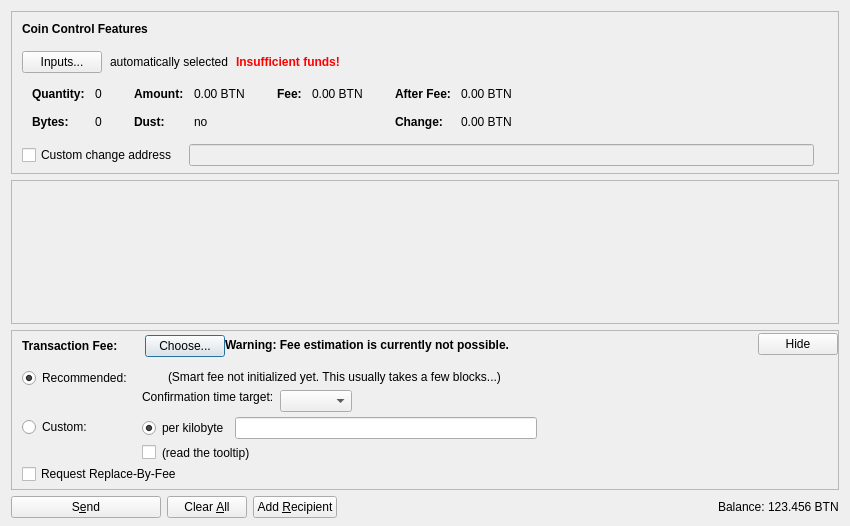
<?xml version="1.0" encoding="UTF-8"?>
<ui version="4.0">
 <class>SendCoinsDialog</class>
 <widget class="QDialog" name="SendCoinsDialog">
  <property name="geometry">
   <rect>
    <x>0</x>
    <y>0</y>
    <width>850</width>
    <height>526</height>
   </rect>
  </property>
  <property name="windowTitle">
   <string>Send Coins</string>
  </property>
  <layout class="QVBoxLayout" name="verticalLayout" stretch="0,1,0,0">
   <property name="bottomMargin">
    <number>8</number>
   </property>
   <item>
    <widget class="QFrame" name="frameCoinControl">
     <property name="sizePolicy">
      <sizepolicy hsizetype="Expanding" vsizetype="Expanding">
       <horstretch>0</horstretch>
       <verstretch>0</verstretch>
      </sizepolicy>
     </property>
     <property name="maximumSize">
      <size>
       <width>16777215</width>
       <height>16777215</height>
      </size>
     </property>
     <property name="frameShape">
      <enum>QFrame::StyledPanel</enum>
     </property>
     <property name="frameShadow">
      <enum>QFrame::Sunken</enum>
     </property>
     <layout class="QVBoxLayout" name="verticalLayoutCoinControl2">
      <property name="spacing">
       <number>0</number>
      </property>
      <property name="leftMargin">
       <number>0</number>
      </property>
      <property name="topMargin">
       <number>0</number>
      </property>
      <property name="rightMargin">
       <number>0</number>
      </property>
      <property name="bottomMargin">
       <number>6</number>
      </property>
      <item>
       <layout class="QVBoxLayout" name="verticalLayoutCoinControl" stretch="0,0,0,0,1">
        <property name="spacing">
         <number>0</number>
        </property>
        <property name="leftMargin">
         <number>10</number>
        </property>
        <property name="topMargin">
         <number>10</number>
        </property>
        <item>
         <layout class="QHBoxLayout" name="horizontalLayoutCoinControl1">
          <property name="bottomMargin">
           <number>15</number>
          </property>
          <item>
           <widget class="QLabel" name="labelCoinControlFeatures">
            <property name="sizePolicy">
             <sizepolicy hsizetype="Preferred" vsizetype="Maximum">
              <horstretch>0</horstretch>
              <verstretch>0</verstretch>
             </sizepolicy>
            </property>
            <property name="font">
             <font>
              <weight>75</weight>
              <bold>true</bold>
             </font>
            </property>
            <property name="styleSheet">
             <string notr="true">font-weight:bold;</string>
            </property>
            <property name="text">
             <string>Coin Control Features</string>
            </property>
           </widget>
          </item>
         </layout>
        </item>
        <item>
         <layout class="QHBoxLayout" name="horizontalLayoutCoinControl2" stretch="0,0,0,0">
          <property name="spacing">
           <number>8</number>
          </property>
          <property name="bottomMargin">
           <number>10</number>
          </property>
          <item>
           <widget class="QPushButton" name="pushButtonCoinControl">
            <property name="styleSheet">
             <string notr="true"/>
            </property>
            <property name="text">
             <string>Inputs...</string>
            </property>
            <property name="autoDefault">
             <bool>false</bool>
            </property>
           </widget>
          </item>
          <item>
           <widget class="QLabel" name="labelCoinControlAutomaticallySelected">
            <property name="text">
             <string>automatically selected</string>
            </property>
            <property name="margin">
             <number>5</number>
            </property>
           </widget>
          </item>
          <item>
           <widget class="QLabel" name="labelCoinControlInsuffFunds">
            <property name="font">
             <font>
              <weight>75</weight>
              <bold>true</bold>
             </font>
            </property>
            <property name="styleSheet">
             <string notr="true">color:red;font-weight:bold;</string>
            </property>
            <property name="text">
             <string>Insufficient funds!</string>
            </property>
            <property name="margin">
             <number>5</number>
            </property>
           </widget>
          </item>
          <item>
           <spacer name="horizontalSpacerCoinControl">
            <property name="orientation">
             <enum>Qt::Horizontal</enum>
            </property>
            <property name="sizeHint" stdset="0">
             <size>
              <width>40</width>
              <height>1</height>
             </size>
            </property>
           </spacer>
          </item>
         </layout>
        </item>
        <item>
         <widget class="QWidget" name="widgetCoinControl" native="true">
          <property name="sizePolicy">
           <sizepolicy hsizetype="Preferred" vsizetype="Preferred">
            <horstretch>0</horstretch>
            <verstretch>0</verstretch>
           </sizepolicy>
          </property>
          <property name="minimumSize">
           <size>
            <width>0</width>
            <height>0</height>
           </size>
          </property>
          <property name="styleSheet">
           <string notr="true"/>
          </property>
          <layout class="QHBoxLayout" name="horizontalLayoutCoinControl5">
           <property name="leftMargin">
            <number>0</number>
           </property>
           <property name="topMargin">
            <number>0</number>
           </property>
           <property name="rightMargin">
            <number>0</number>
           </property>
           <property name="bottomMargin">
            <number>0</number>
           </property>
           <item>
            <layout class="QHBoxLayout" name="horizontalLayoutCoinControl3" stretch="0,0,0,1">
             <property name="spacing">
              <number>20</number>
             </property>
             <property name="topMargin">
              <number>0</number>
             </property>
             <property name="bottomMargin">
              <number>10</number>
             </property>
             <item>
              <layout class="QFormLayout" name="formLayoutCoinControl1">
               <property name="horizontalSpacing">
                <number>10</number>
               </property>
               <property name="verticalSpacing">
                <number>14</number>
               </property>
               <property name="leftMargin">
                <number>10</number>
               </property>
               <property name="topMargin">
                <number>4</number>
               </property>
               <property name="rightMargin">
                <number>6</number>
               </property>
               <item row="0" column="0">
                <widget class="QLabel" name="labelCoinControlQuantityText">
                 <property name="font">
                  <font>
                   <weight>75</weight>
                   <bold>true</bold>
                  </font>
                 </property>
                 <property name="text">
                  <string>Quantity:</string>
                 </property>
                 <property name="margin">
                  <number>0</number>
                 </property>
                </widget>
               </item>
               <item row="0" column="1">
                <widget class="QLabel" name="labelCoinControlQuantity">
                 <property name="cursor">
                  <cursorShape>IBeamCursor</cursorShape>
                 </property>
                 <property name="contextMenuPolicy">
                  <enum>Qt::ActionsContextMenu</enum>
                 </property>
                 <property name="text">
                  <string notr="true">0</string>
                 </property>
                 <property name="margin">
                  <number>0</number>
                 </property>
                 <property name="textInteractionFlags">
                  <set>Qt::LinksAccessibleByMouse|Qt::TextSelectableByKeyboard|Qt::TextSelectableByMouse</set>
                 </property>
                </widget>
               </item>
               <item row="1" column="0">
                <widget class="QLabel" name="labelCoinControlBytesText">
                 <property name="font">
                  <font>
                   <weight>75</weight>
                   <bold>true</bold>
                  </font>
                 </property>
                 <property name="text">
                  <string>Bytes:</string>
                 </property>
                </widget>
               </item>
               <item row="1" column="1">
                <widget class="QLabel" name="labelCoinControlBytes">
                 <property name="cursor">
                  <cursorShape>IBeamCursor</cursorShape>
                 </property>
                 <property name="contextMenuPolicy">
                  <enum>Qt::ActionsContextMenu</enum>
                 </property>
                 <property name="text">
                  <string notr="true">0</string>
                 </property>
                 <property name="textInteractionFlags">
                  <set>Qt::LinksAccessibleByMouse|Qt::TextSelectableByKeyboard|Qt::TextSelectableByMouse</set>
                 </property>
                </widget>
               </item>
              </layout>
             </item>
             <item>
              <layout class="QFormLayout" name="formLayoutCoinControl2">
               <property name="horizontalSpacing">
                <number>10</number>
               </property>
               <property name="verticalSpacing">
                <number>14</number>
               </property>
               <property name="leftMargin">
                <number>6</number>
               </property>
               <property name="topMargin">
                <number>4</number>
               </property>
               <property name="rightMargin">
                <number>6</number>
               </property>
               <item row="0" column="0">
                <widget class="QLabel" name="labelCoinControlAmountText">
                 <property name="font">
                  <font>
                   <weight>75</weight>
                   <bold>true</bold>
                  </font>
                 </property>
                 <property name="text">
                  <string>Amount:</string>
                 </property>
                 <property name="margin">
                  <number>0</number>
                 </property>
                </widget>
               </item>
               <item row="0" column="1">
                <widget class="QLabel" name="labelCoinControlAmount">
                 <property name="cursor">
                  <cursorShape>IBeamCursor</cursorShape>
                 </property>
                 <property name="contextMenuPolicy">
                  <enum>Qt::ActionsContextMenu</enum>
                 </property>
                 <property name="text">
                  <string notr="true">0.00 BTN</string>
                 </property>
                 <property name="textInteractionFlags">
                  <set>Qt::LinksAccessibleByMouse|Qt::TextSelectableByKeyboard|Qt::TextSelectableByMouse</set>
                 </property>
                </widget>
               </item>
               <item row="1" column="0">
                <widget class="QLabel" name="labelCoinControlLowOutputText">
                 <property name="font">
                  <font>
                   <weight>75</weight>
                   <bold>true</bold>
                  </font>
                 </property>
                 <property name="text">
                  <string>Dust:</string>
                 </property>
                </widget>
               </item>
               <item row="1" column="1">
                <widget class="QLabel" name="labelCoinControlLowOutput">
                 <property name="cursor">
                  <cursorShape>IBeamCursor</cursorShape>
                 </property>
                 <property name="contextMenuPolicy">
                  <enum>Qt::ActionsContextMenu</enum>
                 </property>
                 <property name="text">
                  <string notr="true">no</string>
                 </property>
                 <property name="textInteractionFlags">
                  <set>Qt::LinksAccessibleByMouse|Qt::TextSelectableByKeyboard|Qt::TextSelectableByMouse</set>
                 </property>
                </widget>
               </item>
              </layout>
             </item>
             <item>
              <layout class="QFormLayout" name="formLayoutCoinControl3">
               <property name="horizontalSpacing">
                <number>10</number>
               </property>
               <property name="verticalSpacing">
                <number>14</number>
               </property>
               <property name="leftMargin">
                <number>6</number>
               </property>
               <property name="topMargin">
                <number>4</number>
               </property>
               <property name="rightMargin">
                <number>6</number>
               </property>
               <item row="0" column="0">
                <widget class="QLabel" name="labelCoinControlFeeText">
                 <property name="font">
                  <font>
                   <weight>75</weight>
                   <bold>true</bold>
                  </font>
                 </property>
                 <property name="text">
                  <string>Fee:</string>
                 </property>
                 <property name="margin">
                  <number>0</number>
                 </property>
                </widget>
               </item>
               <item row="0" column="1">
                <widget class="QLabel" name="labelCoinControlFee">
                 <property name="cursor">
                  <cursorShape>IBeamCursor</cursorShape>
                 </property>
                 <property name="contextMenuPolicy">
                  <enum>Qt::ActionsContextMenu</enum>
                 </property>
                 <property name="text">
                  <string notr="true">0.00 BTN</string>
                 </property>
                 <property name="textInteractionFlags">
                  <set>Qt::LinksAccessibleByMouse|Qt::TextSelectableByKeyboard|Qt::TextSelectableByMouse</set>
                 </property>
                </widget>
               </item>
              </layout>
             </item>
             <item>
              <layout class="QFormLayout" name="formLayoutCoinControl4">
               <property name="horizontalSpacing">
                <number>10</number>
               </property>
               <property name="verticalSpacing">
                <number>14</number>
               </property>
               <property name="leftMargin">
                <number>6</number>
               </property>
               <property name="topMargin">
                <number>4</number>
               </property>
               <property name="rightMargin">
                <number>6</number>
               </property>
               <item row="0" column="0">
                <widget class="QLabel" name="labelCoinControlAfterFeeText">
                 <property name="font">
                  <font>
                   <weight>75</weight>
                   <bold>true</bold>
                  </font>
                 </property>
                 <property name="text">
                  <string>After Fee:</string>
                 </property>
                 <property name="margin">
                  <number>0</number>
                 </property>
                </widget>
               </item>
               <item row="0" column="1">
                <widget class="QLabel" name="labelCoinControlAfterFee">
                 <property name="cursor">
                  <cursorShape>IBeamCursor</cursorShape>
                 </property>
                 <property name="contextMenuPolicy">
                  <enum>Qt::ActionsContextMenu</enum>
                 </property>
                 <property name="text">
                  <string notr="true">0.00 BTN</string>
                 </property>
                 <property name="textInteractionFlags">
                  <set>Qt::LinksAccessibleByMouse|Qt::TextSelectableByKeyboard|Qt::TextSelectableByMouse</set>
                 </property>
                </widget>
               </item>
               <item row="1" column="0">
                <widget class="QLabel" name="labelCoinControlChangeText">
                 <property name="font">
                  <font>
                   <weight>75</weight>
                   <bold>true</bold>
                  </font>
                 </property>
                 <property name="text">
                  <string>Change:</string>
                 </property>
                </widget>
               </item>
               <item row="1" column="1">
                <widget class="QLabel" name="labelCoinControlChange">
                 <property name="cursor">
                  <cursorShape>IBeamCursor</cursorShape>
                 </property>
                 <property name="contextMenuPolicy">
                  <enum>Qt::ActionsContextMenu</enum>
                 </property>
                 <property name="text">
                  <string notr="true">0.00 BTN</string>
                 </property>
                 <property name="textInteractionFlags">
                  <set>Qt::LinksAccessibleByMouse|Qt::TextSelectableByKeyboard|Qt::TextSelectableByMouse</set>
                 </property>
                </widget>
               </item>
              </layout>
             </item>
            </layout>
           </item>
          </layout>
         </widget>
        </item>
        <item>
         <layout class="QHBoxLayout" name="horizontalLayoutCoinControl4" stretch="0,0,0">
          <property name="spacing">
           <number>12</number>
          </property>
          <property name="sizeConstraint">
           <enum>QLayout::SetDefaultConstraint</enum>
          </property>
          <property name="topMargin">
           <number>5</number>
          </property>
          <property name="rightMargin">
           <number>5</number>
          </property>
          <item>
           <widget class="QCheckBox" name="checkBoxCoinControlChange">
            <property name="toolTip">
             <string>If this is activated, but the change address is empty or invalid, change will be sent to a newly generated address.</string>
            </property>
            <property name="text">
             <string>Custom change address</string>
            </property>
           </widget>
          </item>
          <item>
           <widget class="QValidatedLineEdit" name="lineEditCoinControlChange">
            <property name="enabled">
             <bool>false</bool>
            </property>
            <property name="sizePolicy">
             <sizepolicy hsizetype="Expanding" vsizetype="Fixed">
              <horstretch>0</horstretch>
              <verstretch>0</verstretch>
             </sizepolicy>
            </property>
           </widget>
          </item>
          <item>
           <widget class="QLabel" name="labelCoinControlChangeLabel">
            <property name="sizePolicy">
             <sizepolicy hsizetype="Preferred" vsizetype="Expanding">
              <horstretch>0</horstretch>
              <verstretch>0</verstretch>
             </sizepolicy>
            </property>
            <property name="minimumSize">
             <size>
              <width>0</width>
              <height>0</height>
             </size>
            </property>
            <property name="text">
             <string/>
            </property>
            <property name="margin">
             <number>3</number>
            </property>
           </widget>
          </item>
         </layout>
        </item>
        <item>
         <spacer name="verticalSpacerCoinControl">
          <property name="orientation">
           <enum>Qt::Vertical</enum>
          </property>
          <property name="sizeHint" stdset="0">
           <size>
            <width>800</width>
            <height>1</height>
           </size>
          </property>
         </spacer>
        </item>
       </layout>
      </item>
     </layout>
    </widget>
   </item>
   <item>
    <widget class="QScrollArea" name="scrollArea">
     <property name="widgetResizable">
      <bool>true</bool>
     </property>
     <widget class="QWidget" name="scrollAreaWidgetContents">
      <property name="geometry">
       <rect>
        <x>0</x>
        <y>0</y>
        <width>830</width>
        <height>104</height>
       </rect>
      </property>
      <layout class="QVBoxLayout" name="verticalLayout_2" stretch="0,1">
       <property name="leftMargin">
        <number>0</number>
       </property>
       <property name="topMargin">
        <number>0</number>
       </property>
       <property name="rightMargin">
        <number>0</number>
       </property>
       <property name="bottomMargin">
        <number>0</number>
       </property>
       <item>
        <layout class="QVBoxLayout" name="entries">
         <property name="spacing">
          <number>6</number>
         </property>
        </layout>
       </item>
       <item>
        <spacer name="verticalSpacer">
         <property name="orientation">
          <enum>Qt::Vertical</enum>
         </property>
         <property name="sizeHint" stdset="0">
          <size>
           <width>20</width>
           <height>40</height>
          </size>
         </property>
        </spacer>
       </item>
      </layout>
     </widget>
    </widget>
   </item>
   <item>
    <widget class="QFrame" name="frameFee">
     <property name="sizePolicy">
      <sizepolicy hsizetype="Expanding" vsizetype="Expanding">
       <horstretch>0</horstretch>
       <verstretch>0</verstretch>
      </sizepolicy>
     </property>
     <property name="maximumSize">
      <size>
       <width>16777215</width>
       <height>16777215</height>
      </size>
     </property>
     <property name="frameShape">
      <enum>QFrame::StyledPanel</enum>
     </property>
     <property name="frameShadow">
      <enum>QFrame::Sunken</enum>
     </property>
     <layout class="QVBoxLayout" name="verticalLayoutFee1">
      <property name="spacing">
       <number>0</number>
      </property>
      <property name="leftMargin">
       <number>0</number>
      </property>
      <property name="topMargin">
       <number>0</number>
      </property>
      <property name="rightMargin">
       <number>0</number>
      </property>
      <property name="bottomMargin">
       <number>0</number>
      </property>
      <item>
       <layout class="QVBoxLayout" name="verticalLayoutFee2" stretch="0,0,0">
        <property name="spacing">
         <number>0</number>
        </property>
        <property name="leftMargin">
         <number>10</number>
        </property>
        <property name="topMargin">
         <number>0</number>
        </property>
        <item>
         <layout class="QHBoxLayout" name="horizontalLayoutFee1">
          <property name="bottomMargin">
           <number>0</number>
          </property>
          <item>
           <layout class="QVBoxLayout" name="verticalLayoutFee7">
            <property name="spacing">
             <number>0</number>
            </property>
            <item>
             <spacer name="verticalSpacerSmartFee">
              <property name="orientation">
               <enum>Qt::Vertical</enum>
              </property>
              <property name="sizeType">
               <enum>QSizePolicy::Fixed</enum>
              </property>
              <property name="sizeHint" stdset="0">
               <size>
                <width>1</width>
                <height>4</height>
               </size>
              </property>
             </spacer>
            </item>
            <item>
             <layout class="QHBoxLayout" name="horizontalLayoutSmartFee">
              <property name="spacing">
               <number>10</number>
              </property>
              <item>
               <widget class="QLabel" name="labelFeeHeadline">
                <property name="sizePolicy">
                 <sizepolicy hsizetype="Preferred" vsizetype="Maximum">
                  <horstretch>0</horstretch>
                  <verstretch>0</verstretch>
                 </sizepolicy>
                </property>
                <property name="font">
                 <font>
                  <weight>75</weight>
                  <bold>true</bold>
                 </font>
                </property>
                <property name="styleSheet">
                 <string notr="true">font-weight:bold;</string>
                </property>
                <property name="text">
                 <string>Transaction Fee:</string>
                </property>
               </widget>
              </item>
              <item>
               <widget class="QLabel" name="labelFeeMinimized">
                <property name="text">
                 <string/>
                </property>
               </widget>
              </item>
              <item>
               <widget class="QPushButton" name="buttonChooseFee">
                <property name="text">
                 <string>Choose...</string>
                </property>
               </widget>
              </item>
             </layout>
            </item>
            <item>
             <spacer name="verticalSpacer_5">
              <property name="orientation">
               <enum>Qt::Vertical</enum>
              </property>
              <property name="sizeHint" stdset="0">
               <size>
                <width>1</width>
                <height>1</height>
               </size>
              </property>
             </spacer>
            </item>
           </layout>
          </item>
          <item>
           <widget class="QLabel" name="fallbackFeeWarningLabel">
            <property name="toolTip">
             <string>Using the fallbackfee can result in sending a transaction that will take several hours or days (or never) to confirm. Consider choosing your fee manually or wait until you have validated the complete chain.</string>
            </property>
            <property name="font">
            <font>
                <weight>75</weight>
                <bold>true</bold>
            </font>
            </property>
            <property name="text">
             <string>Warning: Fee estimation is currently not possible.</string>
            </property>
            <property name="wordWrap">
             <bool>false</bool>
            </property>
           </widget>
          </item>
          <item>
           <spacer name="horizontalSpacer_4">
            <property name="orientation">
             <enum>Qt::Horizontal</enum>
            </property>
            <property name="sizeType">
             <enum>QSizePolicy::MinimumExpanding</enum>
            </property>
            <property name="sizeHint" stdset="0">
             <size>
              <width>40</width>
              <height>20</height>
             </size>
            </property>
           </spacer>
          </item>
          <item>
           <widget class="QPushButton" name="buttonMinimizeFee">
            <property name="toolTip">
             <string>collapse fee-settings</string>
            </property>
            <property name="text">
             <string>Hide</string>
            </property>
           </widget>
          </item>
         </layout>
        </item>
        <item>
         <widget class="QFrame" name="frameFeeSelection">
          <layout class="QVBoxLayout" name="verticalLayoutFee12">
           <property name="spacing">
            <number>0</number>
           </property>
           <property name="leftMargin">
            <number>0</number>
           </property>
           <property name="topMargin">
            <number>0</number>
           </property>
           <property name="rightMargin">
            <number>0</number>
           </property>
           <property name="bottomMargin">
            <number>0</number>
           </property>
           <item>
            <layout class="QGridLayout" name="gridLayoutFee">
             <property name="topMargin">
              <number>10</number>
             </property>
             <property name="bottomMargin">
              <number>4</number>
             </property>
             <property name="horizontalSpacing">
              <number>10</number>
             </property>
             <property name="verticalSpacing">
              <number>4</number>
             </property>
             <item row="1" column="1">
              <layout class="QVBoxLayout" name="verticalLayoutFee8">
               <property name="spacing">
                <number>6</number>
               </property>
               <item>
                <layout class="QHBoxLayout" name="horizontalLayoutFee13">
                 <item>
                  <widget class="QRadioButton" name="radioCustomPerKilobyte">
                   <property name="toolTip">
                    <string>If the custom fee is set to 1000 satoshis and the transaction is only 250 bytes, then &quot;per kilobyte&quot; only pays 250 satoshis in fee, while &quot;total at least&quot; pays 1000 satoshis. For transactions bigger than a kilobyte both pay by kilobyte.</string>
                   </property>
                   <property name="text">
                    <string>per kilobyte</string>
                   </property>
                   <property name="checked">
                    <bool>true</bool>
                   </property>
                   <attribute name="buttonGroup">
                    <string notr="true">groupCustomFee</string>
                   </attribute>
                  </widget>
                 </item>
                 <item>
                  <widget class="BitcoinAmountField" name="customFee"/>
                 </item>
                 <item>
                  <spacer name="horizontalSpacer_6">
                   <property name="orientation">
                    <enum>Qt::Horizontal</enum>
                   </property>
                   <property name="sizeHint" stdset="0">
                    <size>
                     <width>1</width>
                     <height>1</height>
                    </size>
                   </property>
                  </spacer>
                 </item>
                </layout>
               </item>
               <item>
                <layout class="QHBoxLayout" name="horizontalLayoutFee8">
                 <item>
                  <widget class="QCheckBox" name="checkBoxMinimumFee">
                   <property name="toolTip">
                    <string>Paying only the minimum fee is just fine as long as there is less transaction volume than space in the blocks. But be aware that this can end up in a never confirming transaction once there is more demand for bitcoin transactions than the network can process.</string>
                   </property>
                   <property name="text">
                    <string/>
                   </property>
                  </widget>
                 </item>
                 <item>
                  <widget class="QLabel" name="labelMinFeeWarning">
                   <property name="enabled">
                    <bool>true</bool>
                   </property>
                   <property name="toolTip">
                    <string>Paying only the minimum fee is just fine as long as there is less transaction volume than space in the blocks. But be aware that this can end up in a never confirming transaction once there is more demand for bitcoin transactions than the network can process.</string>
                   </property>
                   <property name="text">
                    <string>(read the tooltip)</string>
                   </property>
                   <property name="margin">
                    <number>5</number>
                   </property>
                  </widget>
                 </item>
                 <item>
                  <spacer name="horizontalSpacer_2">
                   <property name="orientation">
                    <enum>Qt::Horizontal</enum>
                   </property>
                   <property name="sizeHint" stdset="0">
                    <size>
                     <width>1</width>
                     <height>1</height>
                    </size>
                   </property>
                  </spacer>
                 </item>
                </layout>
               </item>
              </layout>
             </item>
             <item row="0" column="0">
              <layout class="QVBoxLayout" name="verticalLayoutFee4" stretch="0,1">
               <item>
                <widget class="QRadioButton" name="radioSmartFee">
                 <property name="text">
                  <string>Recommended:</string>
                 </property>
                 <property name="checked">
                  <bool>true</bool>
                 </property>
                 <attribute name="buttonGroup">
                  <string notr="true">groupFee</string>
                 </attribute>
                </widget>
               </item>
               <item>
                <spacer name="verticalSpacer_2">
                 <property name="orientation">
                  <enum>Qt::Vertical</enum>
                 </property>
                 <property name="sizeHint" stdset="0">
                  <size>
                   <width>1</width>
                   <height>1</height>
                  </size>
                 </property>
                </spacer>
               </item>
              </layout>
             </item>
             <item row="1" column="0">
              <layout class="QVBoxLayout" name="verticalLayoutFee9" stretch="0,1">
               <item>
                <widget class="QRadioButton" name="radioCustomFee">
                 <property name="text">
                  <string>Custom:</string>
                 </property>
                 <attribute name="buttonGroup">
                  <string notr="true">groupFee</string>
                 </attribute>
                </widget>
               </item>
               <item>
                <spacer name="verticalSpacer_6">
                 <property name="orientation">
                  <enum>Qt::Vertical</enum>
                 </property>
                 <property name="sizeHint" stdset="0">
                  <size>
                   <width>1</width>
                   <height>1</height>
                  </size>
                 </property>
                </spacer>
               </item>
              </layout>
             </item>
             <item row="0" column="1">
              <layout class="QVBoxLayout" name="verticalLayoutFee3" stretch="0,0,1">
               <property name="spacing">
                <number>6</number>
               </property>
               <property name="topMargin">
                <number>2</number>
               </property>
               <item>
                <layout class="QHBoxLayout" name="horizontalLayoutFee12">
                 <item>
                  <widget class="QLabel" name="labelSmartFee">
                   <property name="text">
                    <string/>
                   </property>
                   <property name="margin">
                    <number>2</number>
                   </property>
                  </widget>
                 </item>
                 <item>
                  <widget class="QLabel" name="labelFeeEstimation">
                   <property name="text">
                    <string/>
                   </property>
                  </widget>
                 </item>
                 <item>
                  <widget class="QLabel" name="labelSmartFee2">
                   <property name="text">
                    <string>(Smart fee not initialized yet. This usually takes a few blocks...)</string>
                   </property>
                   <property name="margin">
                    <number>2</number>
                   </property>
                  </widget>
                 </item>
                 <item>
                  <spacer name="horizontalSpacer_5">
                   <property name="orientation">
                    <enum>Qt::Horizontal</enum>
                   </property>
                   <property name="sizeHint" stdset="0">
                    <size>
                     <width>1</width>
                     <height>1</height>
                    </size>
                   </property>
                  </spacer>
                 </item>
                </layout>
               </item>
               <item>
                <layout class="QHBoxLayout" name="horizontalLayoutFee9">
                 <item>
                  <layout class="QVBoxLayout" name="verticalLayoutFee6">
                   <item>
                    <widget class="QLabel" name="labelSmartFee3">
                     <property name="text">
                      <string>Confirmation time target:</string>
                     </property>
                     <property name="margin">
                      <number>2</number>
                     </property>
                    </widget>
                   </item>
                   <item>
                    <spacer name="verticalSpacer_3">
                     <property name="orientation">
                      <enum>Qt::Vertical</enum>
                     </property>
                     <property name="sizeHint" stdset="0">
                      <size>
                       <width>1</width>
                       <height>1</height>
                      </size>
                     </property>
                    </spacer>
                   </item>
                  </layout>
                 </item>
                 <item>
                  <layout class="QVBoxLayout" name="verticalLayoutFee5">
                   <property name="rightMargin">
                    <number>30</number>
                   </property>
                   <item>
                    <layout class="QHBoxLayout" name="horizontalLayoutConfTarget">
                     <property name="bottomMargin">
                      <number>0</number>
                     </property>
                     <item>
                      <widget class="QComboBox" name="confTargetSelector"/>
                     </item>
                     <item>
                      <spacer name="horizontalSpacerConfTarget">
                       <property name="orientation">
                        <enum>Qt::Horizontal</enum>
                       </property>
                       <property name="sizeHint" stdset="0">
                        <size>
                         <width>40</width>
                         <height>20</height>
                        </size>
                       </property>
                      </spacer>
                     </item>
                    </layout>
                   </item>
                  </layout>
                 </item>
                </layout>
               </item>
               <item>
                <spacer name="verticalSpacer_4">
                 <property name="orientation">
                  <enum>Qt::Vertical</enum>
                 </property>
                 <property name="sizeHint" stdset="0">
                  <size>
                   <width>1</width>
                   <height>1</height>
                  </size>
                 </property>
                </spacer>
               </item>
              </layout>
             </item>
            </layout>
           </item>
           <item>
            <widget class="QCheckBox" name="optInRBF">
             <property name="text">
              <string>Request Replace-By-Fee</string>
             </property>
             <property name="toolTip">
              <string>Indicates that the sender may wish to replace this transaction with a new one paying higher fees (prior to being confirmed).</string>
             </property>
            </widget>
           </item>
          </layout>
         </widget>
        </item>
        <item>
         <spacer name="verticalSpacerFee">
          <property name="orientation">
           <enum>Qt::Vertical</enum>
          </property>
          <property name="sizeHint" stdset="0">
           <size>
            <width>40</width>
            <height>5</height>
           </size>
          </property>
         </spacer>
        </item>
       </layout>
      </item>
     </layout>
    </widget>
   </item>
   <item>
    <layout class="QHBoxLayout" name="horizontalLayout">
     <item>
      <widget class="QPushButton" name="sendButton">
       <property name="minimumSize">
        <size>
         <width>150</width>
         <height>0</height>
        </size>
       </property>
       <property name="toolTip">
        <string>Confirm the send action</string>
       </property>
       <property name="text">
        <string>S&amp;end</string>
       </property>
       <property name="icon">
        <iconset resource="../bitcoin.qrc">
         <normaloff>:/icons/send</normaloff>:/icons/send</iconset>
       </property>
       <property name="autoDefault">
        <bool>false</bool>
       </property>
       <property name="default">
        <bool>false</bool>
       </property>
      </widget>
     </item>
     <item>
      <widget class="QPushButton" name="clearButton">
       <property name="sizePolicy">
        <sizepolicy hsizetype="Minimum" vsizetype="Fixed">
         <horstretch>0</horstretch>
         <verstretch>0</verstretch>
        </sizepolicy>
       </property>
       <property name="toolTip">
        <string>Clear all fields of the form.</string>
       </property>
       <property name="text">
        <string>Clear &amp;All</string>
       </property>
       <property name="icon">
        <iconset resource="../bitcoin.qrc">
         <normaloff>:/icons/remove</normaloff>:/icons/remove</iconset>
       </property>
       <property name="autoDefault">
        <bool>false</bool>
       </property>
      </widget>
     </item>
     <item>
      <widget class="QPushButton" name="addButton">
       <property name="toolTip">
        <string>Send to multiple recipients at once</string>
       </property>
       <property name="text">
        <string>Add &amp;Recipient</string>
       </property>
       <property name="icon">
        <iconset resource="../bitcoin.qrc">
         <normaloff>:/icons/add</normaloff>:/icons/add</iconset>
       </property>
       <property name="autoDefault">
        <bool>false</bool>
       </property>
      </widget>
     </item>
     <item>
      <spacer name="horizontalSpacer">
       <property name="orientation">
        <enum>Qt::Horizontal</enum>
       </property>
       <property name="sizeHint" stdset="0">
        <size>
         <width>40</width>
         <height>20</height>
        </size>
       </property>
      </spacer>
     </item>
     <item>
      <layout class="QHBoxLayout" name="horizontalLayout_2">
       <property name="spacing">
        <number>3</number>
       </property>
       <item>
        <widget class="QLabel" name="label">
         <property name="sizePolicy">
          <sizepolicy hsizetype="Preferred" vsizetype="Fixed">
           <horstretch>0</horstretch>
           <verstretch>0</verstretch>
          </sizepolicy>
         </property>
         <property name="text">
          <string>Balance:</string>
         </property>
        </widget>
       </item>
       <item>
        <widget class="QLabel" name="labelBalance">
         <property name="sizePolicy">
          <sizepolicy hsizetype="Preferred" vsizetype="Fixed">
           <horstretch>0</horstretch>
           <verstretch>0</verstretch>
          </sizepolicy>
         </property>
         <property name="cursor">
          <cursorShape>IBeamCursor</cursorShape>
         </property>
         <property name="text">
          <string notr="true">123.456 BTN</string>
         </property>
         <property name="textInteractionFlags">
          <set>Qt::LinksAccessibleByMouse|Qt::TextSelectableByKeyboard|Qt::TextSelectableByMouse</set>
         </property>
        </widget>
       </item>
      </layout>
     </item>
    </layout>
   </item>
  </layout>
 </widget>
 <customwidgets>
  <customwidget>
   <class>QValidatedLineEdit</class>
   <extends>QLineEdit</extends>
   <header>qvalidatedlineedit.h</header>
  </customwidget>
  <customwidget>
   <class>BitcoinAmountField</class>
   <extends>QLineEdit</extends>
   <header>bitcoinamountfield.h</header>
   <container>1</container>
  </customwidget>
 </customwidgets>
 <resources>
  <include location="../bitcoin.qrc"/>
 </resources>
 <connections/>
 <buttongroups>
  <buttongroup name="groupFee"/>
  <buttongroup name="groupCustomFee"/>
 </buttongroups>
</ui>
